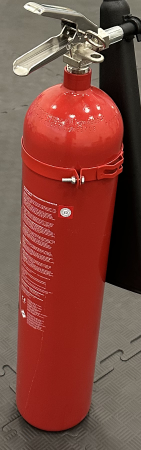
#> input picture AnchorObjectRecognition/anchors/anchor_crop_1.png, 141 x 450 px
$ python -i pipeline.py   (imports and definitions only)
#> lines starting #> are read from the running program, lines starting #| are printed output that depends on the picture; after the words box and inside, x2 and y2 are one past the last pixel; in counts of white or black regions, pixels touching at a corner belong together
#> further down, picture is the input picture: shape (450, 141, 3); mean B, G, R 62.3, 71.9, 127.7
"""Scoring pipeline: load the frames, find candidate regions, score every candidate with three matchers
(HSV histogram, SIFT, DINOv2), compute the depth features, and save everything to data/scores_<sequence>.csv.
Usage: python src/pipeline.py        (about 5 minutes on a CPU)
"""
import glob
import os
import time

import cv2
import numpy as np
import pandas as pd
import yaml


# ====================================================================================================
# 1. Data: configuration, frames, depth frame nearest in time
# ====================================================================================================

HERE = os.path.dirname(os.path.abspath(__file__))
ROOT = os.path.dirname(HERE)  # the submission folder


# [8 lines left out: function load_config, not called in this run]


def _timestamp(path):
    # File names end with the ROS time in nanoseconds, e.g. camera_color_image_1727164373617020425.png
    return int(os.path.splitext(os.path.basename(path))[0].split("_")[-1])


# [16 lines left out: functions list_frames, pair_depth, not called in this run]


# ====================================================================================================
# 2. Candidate regions: red blobs that may contain the extinguisher
# ====================================================================================================

MIN_AREA = 40       # smallest red blob (pixels) that can be the body of a distant extinguisher
MIN_TALLNESS = 1.2  # the body is taller than it is wide
MAX_CANDIDATES = 6  # keep only the biggest few per frame
MERGE_GAP = 0.2     # a red piece is joined to the body if the gap between them is below this fraction of the body height
MERGE_MAX_WIDTH = 1.5  # ... and if it is at most this many times as wide as the body (keeps out wide red objects)


# [7 lines left out: function crop_box, not called in this run]


def red_mask(img):
    """Binary mask of red pixels."""
    hsv = cv2.cvtColor(img, cv2.COLOR_BGR2HSV)
#> hsv: shape (450, 141, 3); mean H, S, V 12.2, 125.9, 127.7
    # Red sits at both ends of the hue range, so two ranges are combined.
    mask = cv2.inRange(hsv, (0, 120, 70), (10, 255, 255)) | cv2.inRange(hsv, (170, 120, 70), (180, 255, 255))
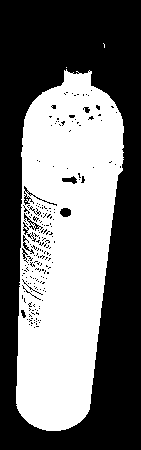
#> mask: shape (450, 141); 44.7% white; 3 white regions (2 under 20 px), largest, box (x1, y1, x2, y2) and area: (16, 69, 124, 431) 28381
    mask = cv2.morphologyEx(mask, cv2.MORPH_OPEN, np.ones((2, 2), np.uint8))   # remove speckle
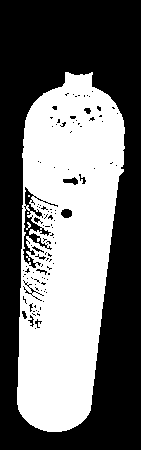
#> mask: shape (450, 141); 44.2% white; 5 white regions (4 under 20 px), largest, box (x1, y1, x2, y2) and area: (17, 72, 125, 432) 28021
    return cv2.morphologyEx(mask, cv2.MORPH_CLOSE, np.ones((5, 5), np.uint8))  # fill label gaps in the body
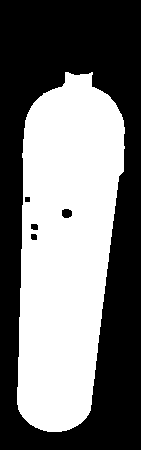
#> returned value: shape (450, 141); 46.2% white; 1 white region, box (x1, y1, x2, y2) and area: (17, 72, 125, 432) 29333


def red_candidates(img):
    """Return candidate boxes [x1, y1, x2, y2], biggest red region first."""
    n, _, stats, _ = cv2.connectedComponentsWithStats(red_mask(img))
#> n = 2; stats = [[0, 0, 141, 450, 34117], [17, 72, 108, 360, 29333]]
    comps = [tuple(stats[i]) for i in range(1, n)]  # label 0 is the background; each is (x, y, w, h, area)
#> comps = [(17, 72, 108, 360, 29333)]
    seeds = sorted((c for c in comps if c[4] >= MIN_AREA and c[3] >= MIN_TALLNESS * c[2]), key=lambda c: -c[4])
#> seeds = [(17, 72, 108, 360, 29333)]

    boxes = []
    for x, y, w, h, _ in seeds[:MAX_CANDIDATES]:
        x1, y1, x2, y2 = x, y, x + w, y + h
        # The black hose can cut the red body in two. Merge red pieces directly above or below the seed.
        for cx, cy, cw, ch, area in comps:
            overlaps_x = cx < x2 + 0.3 * w and cx + cw > x1 - 0.3 * w
            gap = max(cy - y2, y1 - (cy + ch))  # vertical gap between the two pieces
            if area >= 15 and overlaps_x and gap <= MERGE_GAP * h and cw <= MERGE_MAX_WIDTH * w:
                x1, y1, x2, y2 = min(x1, cx), min(y1, cy), max(x2, cx + cw), max(y2, cy + ch)
        box = [int(x1), int(y1), int(x2), int(y2)]
        if box not in boxes:  # two seeds can merge into the same box
            boxes.append(box)
#> this loop made 1 pass
#> (x, y, w, h) on pass 1: (17, 72, 108, 360)
#> after the loop, boxes = [[17, 72, 125, 432]]
    return boxes


# ====================================================================================================
# 3. Anchors: cut the three anchor photos down to the extinguisher
# ====================================================================================================

# [25 lines left out: functions load_anchor_crops, _hist, not called in this run]


class HistMatcher:
    def __init__(self, anchor_crops):
        self.anchors = [_hist(a) for a in anchor_crops]

    # [5 lines left out: function score, not called in this run]


# ====================================================================================================
# 4b. Matcher: SIFT features + RANSAC
# ====================================================================================================

CROP_HEIGHT = 160  # every crop is resized to this height first, so anchors and candidates have similar scale


class SiftMatcher:
    # [31 lines left out: functions __init__, _features, _inliers, score, not called in this run]


# ====================================================================================================
# 4c. Matcher: DINOv2 embedding (frozen, CPU only)
# ====================================================================================================

MEAN = np.array([0.485, 0.456, 0.406], dtype=np.float32)  # ImageNet statistics DINOv2 was trained with
STD = np.array([0.229, 0.224, 0.225], dtype=np.float32)
SIZE = 112  # crop is resized to SIZE x SIZE*0.5 -> 8 x 4 patches of 14 px (extinguishers are tall and thin)
VIEW_HEIGHTS = [40, 70, 112, 200]  # anchor heights (pixels) used to build blurred copies of every anchor


class DinoMatcher:
    # [89 lines left out: functions __init__, embed, score, depth_features, score_sequence, not called in this run]


# [13 lines not run here, left out]

>>> import cv2
>>> picture = cv2.imread('../anchors/anchor_crop_1.png')
>>> result = red_candidates(picture)
#> result = [[17, 72, 125, 432]]
